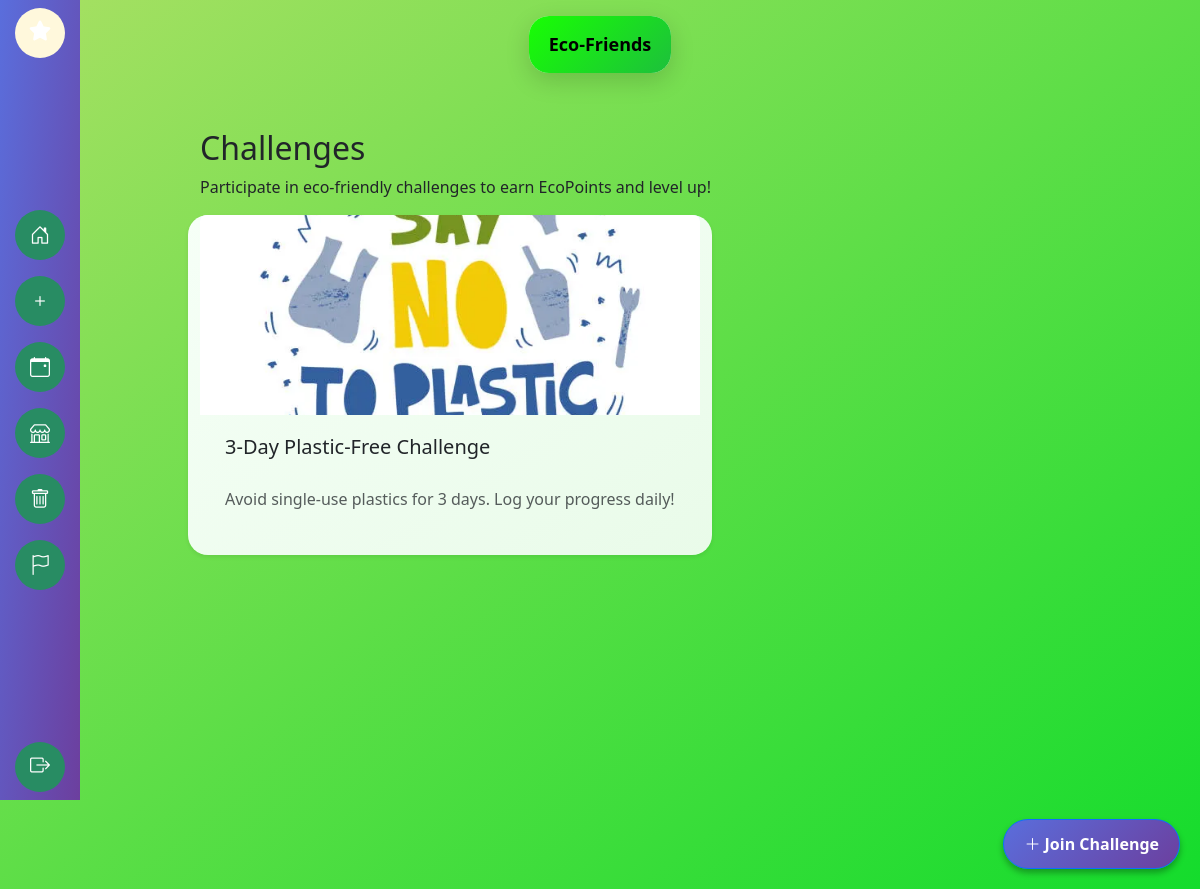
The app's page /challenges/ (signed in) with its own data.
### challenges/models.py (models this page shows, shortened)
class Challenge(models.Model):
    title = models.CharField(max_length=200)
    description = models.TextField()
    start_date = models.DateField()
    end_date = models.DateField()
    image = models.ImageField(upload_to='challenge_images/', blank=True, null=True)
    reward_points = models.PositiveIntegerField(default=50)

### challenges/views.py (the view)
# urls.py: path('', challenges_view , name='challenges'),
@login_required
def challenges_view(request):
    challenges = Challenge.objects.all().order_by('start_date')
    return render(request, 'challenges.html', {'challenges': challenges})

### templates/challenges.html (shortened to what this page needs)
{% extends 'base.html' %}
{% block content %}
<div class="main-content-store">
    <h2>Challenges</h2>
    <p>Participate in eco-friendly challenges to earn EcoPoints and level up!</p>
    <div class="cards" style="gap: 20px;">
        <div class="row g-4">
            {% for challenge in challenges %}
            <div class="card h-100 shadow-sm border-0">
                {% if challenge.image %}
                <div class="card-img-top d-flex align-items-center justify-content-center"
                    style="height:200px; background: linear-gradient(135deg, #f0f7ff, #d9f0ff);">
                    <img style="max-height: 244px;" src="{{ challenge.image.url }}" class="img-fluid h-100 w-100 object-fit-cover rounded-top">
                </div>
                {% else %}
                <div class="card-img-top d-flex align-items-center justify-content-center"
                    style="height:200px; background: linear-gradient(135deg, #f0f7ff, #d9f0ff);">
                    <i class="fa-solid fa-bolt" style="font-size:50px; color:#198754;"></i>
                </div>
                {% endif %}
                <div class="card-body d-flex flex-column">
                    <h5 class="card-title">{{ challenge.title }}</h5>
                    <p class="card-text text-muted">{{ challenge.description|truncatechars:100 }}</p>
                </div>
            </div>
        </div>
        {% endfor %}
    </div>
</div>
<a href="{% url 'submission' %}" class="btn btn-primary add-btn"
    style="background: linear-gradient(135deg, #5a6edc, #6c3f9e);">
    <i class="bi bi-plus-lg"></i> Join Challenge
</a>
{% endblock %}

### static/styles.css (style rules this page uses)
body { margin: 0; min-height: 100vh; background: linear-gradient(to bottom right, #a8e063, #14dc2c); background-repeat: no-repeat; }
.main-content-store { margin-left: 160px; padding: 40px; justify-content: center; align-items: flex-start; min-height: 100vh; }
.cards { display: flex; }
.card { border: none; border-radius: 20px; overflow: hidden; background: linear-gradient(to bottom right, #f6fff7, #e9fbe9); box-shadow: 0 8px 25px rgba(0, 0, 0, 0.15); transition: transform 0.3s ease, box-shadow 0.3s ease; }
.card-body { padding: 20px 25px; display: flex; flex-direction: column; gap: 20px; }
.add-btn { position: fixed; bottom: 20px; right: 20px; border-radius: 50px; padding: 12px 20px; box-shadow: 0 4px 6px rgba(0, 0, 0, 0.3); z-index: 1000; font-weight: bold; }

### records on screen
Challenge: image (picture), title "3-Day Plastic-Free Challenge", description "Avoid single-use plastics for 3 days. Log your progress daily!"
